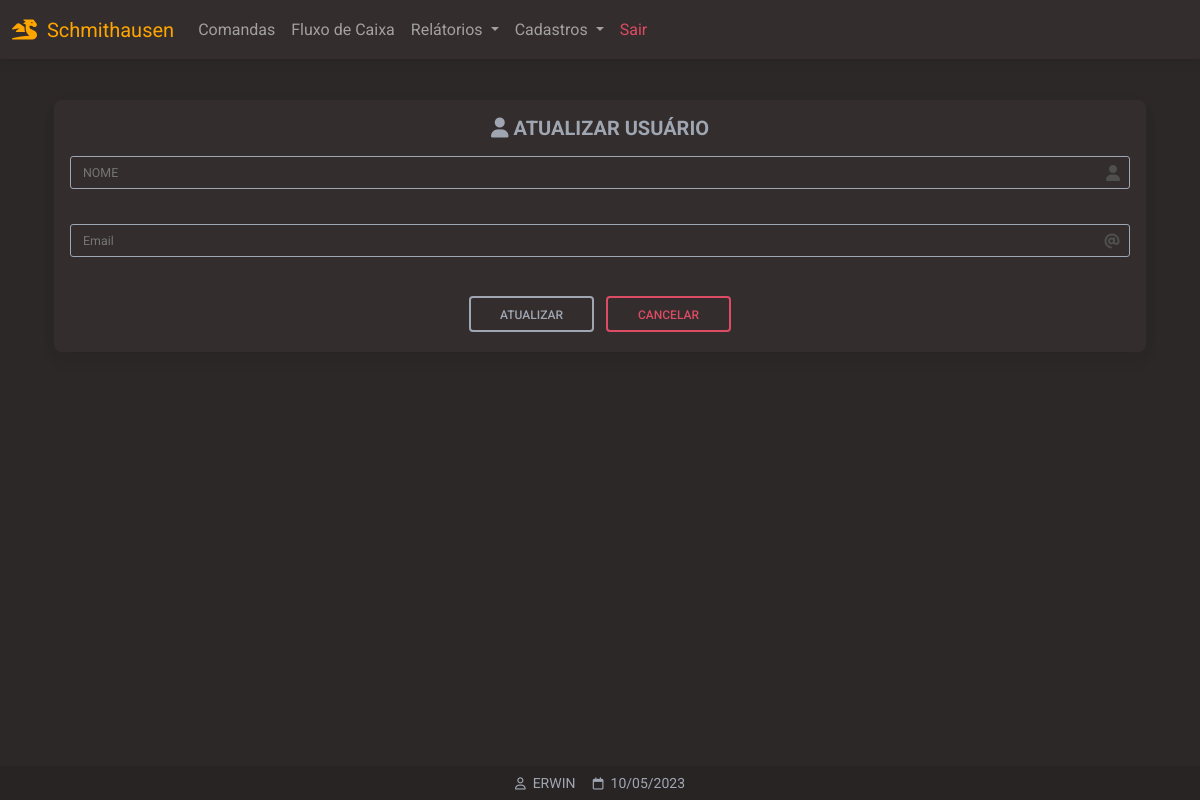
Before: /usuarios_atualizar/2 (signed in) with the older database file.
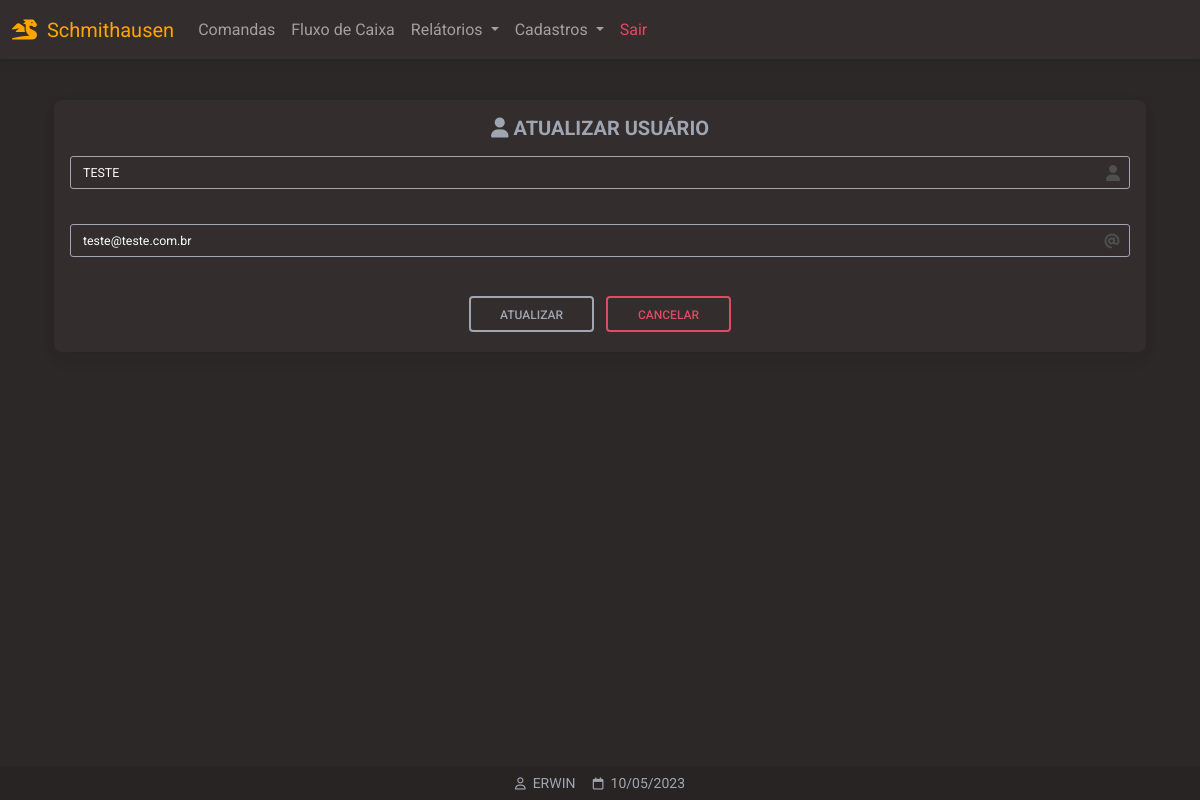
After: the same page with the newer database file.
### website/models.py (models this page shows)
class User(db.Model, UserMixin):
    id = db.Column(db.Integer, primary_key=True)
    email = db.Column(db.String(150), unique=True)
    password = db.Column(db.String(150))
    first_name = db.Column(db.String(150))
    notes = db.relationship('Note')

### website/views.py (the view)
@views.route('/usuarios_atualizar/<int:id>', methods=['GET','POST'])
@login_required
def atualizarUsuarios(id):
    form = CadastroUsuario()
    get_users = User.query.get(id)
    if request.method == 'GET':
        if id != 1:
            return render_template('usuarios_atualizar.html',
                user=current_user,
                data=data,
                form=form,
                u=get_users
                )
        else:
            flash('NÃO PODE SER EDITADO!')
            return redirect(url_for('views.usuarios'))
    if request.method == 'POST':
        print(request.form.get('nome'))
        print(request.form.get('email'))
    return redirect(url_for('views.usuarios'))

### website/forms.py
class CadastroUsuario(FlaskForm):
	nome = StringField(
		'Nome',
		validators= [
		DataRequired(message=("Este campo é obrigatório!")),
		Length(min=4, message=("Pelo menos 4 caracteres!"))
		])
	email = EmailField(
		'Email',
		validators = [
		DataRequired(message=('Este campo é obrigatório!')),
		Email(message=('Digite um email válido!')),
		])
	senha = PasswordField(
		'Senha',
		validators = [
		DataRequired(message=('Este campo é obrigatório!')),
		Length(min=6, message=('Pelo menos 6 caracteres!')),
		EqualTo('confirmar', message=("Senhas não conferem!"))
		])
	confirmar = PasswordField(
		'Senha (Confirmar)',
		validators = [
		DataRequired(message=('Este campo é obrigatório!')),
		Length(min=6, message=('Pelo menos 6 caracteres!'))
		])

### website/__init__.py (called while the page is built)
def create_app():
    app = Flask(__name__)
    app.config['SECRET_KEY'] = 'hjshjhdjah kjshkjdhjs'
    app.config['SQLALCHEMY_DATABASE_URI'] = f'sqlite:///{DB_NAME}'
    db.init_app(app)
    from .views import views
    from .auth import auth
    app.register_blueprint(views, url_prefix='/')
    app.register_blueprint(auth, url_prefix='/')
    from .models import User, Note
    with app.app_context():
        db.create_all()
    login_manager = LoginManager()
    login_manager.login_view = 'auth.login'
    login_manager.login_message = u"FAVOR EFETUAR LOGIN!"
    login_manager.init_app(app)
    @login_manager.user_loader
    def load_user(id):
        return User.query.get(int(id))
    return app

### website/templates/usuarios_atualizar.html (shortened to what this page needs)
{% extends "base.html" %}
{% block content %}
{% set nome = u.first_name %}
{% set email = u.email %}
<div class="container pt-5">
            <form
            method="POST"
            class="form-outline form-white mb-4 mt-1 m-auto card bg-dark p-3 larg-max"
            action="/usuarios_atualizar/{{ u.id }}"
            novalidate
            >
            <h2 align="center" class="fw-bold mb-1 text-uppercase text-secondary mb-3 h5">
            <i class="fa-solid fa-user"></i>
            ATUALIZAR USUÁRIO</h2>
            <div class="form-outline">
            {{ form.nome(class='myInputs form-control-sm', placeholder= form.nome.label.text, style='text-transform:uppercase',value=nome, autofocus='true') }}
            </div>
            <div class="form-outline">
            {{ form.email(class='myInputs form-control-sm', placeholder= form.email.label.text, value=email) }}
            </div>
            <div class="text-center">
                  <input style="width:125px" type="submit" value="ATUALIZAR" class="btn btn-outline-light m-1" />
                  <a     style="width:125px" href="" class="btn btn-outline-danger m-1">CANCELAR</a>
            </div>
            </form>
</div>
{% endblock %}
{% block titlefooter %}
<span style="color:#9FA6B2">
&nbsp;{{ user.first_name.split()[0] | upper }}
<span style="color:#9FA6B2">
&nbsp;{{ data.strftime('%d/%m/%Y') }}
</span>
{% endblock %}

### website/templates/base.html (shortened to what this page needs)
<!DOCTYPE html>
<html lang="pt-br">
<head>
<link rel="stylesheet" href="https://cdnjs.cloudflare.com/ajax/libs/font-awesome/6.0.0/css/all.min.css"/>
<link rel="stylesheet" type="text/css"       href="{{ url_for('static', filename='css/mdb.min.css')      }}">
<link rel="stylesheet" type="text/css"       href="{{ url_for('static', filename='css/base.css')         }}">
</head>
<body class="dark-ligth">
<div class="container pt-5" >
<nav class="navbar navbar-expand-lg bg-dark fixed-top navbar-dark ">
  <div class="container-fluid">
    <a class="navbar-brand" style="color: orange;pointer-events: none;"><i class="fa-solid fa-dragon"></i>&nbsp;&nbsp;Schmithausen</a>
    {% if user.is_authenticated %}
    <div class="collapse navbar-collapse" id="navbarSupportedContent">
      <ul class="navbar-nav me-auto mb-2 mb-lg-0 my-navbar">
        <li class="nav-item">
          <a class="nav-link" href="/comandas">Comandas</a>
        </li>
        <li class="nav-item">
          <a class="nav-link" href="#">Fluxo de Caixa</a>
        </li>
        <li class="nav-item dropdown">
          <a class="nav-link dropdown-toggle" href="#" id="navbarDropdown" role="button" data-mdb-toggle="dropdown" aria-expanded="false">
            Relátorios
          </a>
        </li>
        <li class="nav-item dropdown">
          <a class="nav-link dropdown-toggle" href="#" id="navbarDropdown" role="button" data-mdb-toggle="dropdown" aria-expanded="false">
            Cadastros
          </a>
            <li class="nav-item">
            <a class="nav-link text-danger" href="/logout">Sair</a>
            </li>
        {% endif %}
        </li>
      </ul>
    </div>
  </div>
</nav>
  {% block content %}
  {% endblock %}
<footer class="bg-dark text-center text-white fixed-bottom">
  <div class="text-center p-1" style="background-color: rgba(0, 0, 0, 0.2)">
   <small style="color:orange;">
   {% block titlefooter %}{% endblock %}
   </small>
  </div>
</footer>
</div>
</body>
</html>

### website/static/css/base.css (style rules this page uses)
:root { --color-orange: orange; --color-primary: #3B71CA; --color-secondary: #9FA6B2; --color-success: #14A44D; --color-danger: #DC4C64; --color-warning: #E4A11B; --color-info: #54B4D3; --color-ligth:#FBFBFB; --color-dark:#332D2D; --color-dark-ligth: #2d2828; }
.btn-outline-light { border: 2px solid var(--color-secondary); color: var(--color-secondary); }
.myInputs { width: 100%; border: 1px solid var(--color-secondary); background-color: var(--color-dark); color: var(--color-ligth); padding: 0.35rem; padding-left: 0.75rem; border-radius: 3px; }
.larg-max { max-width: 1200px!important; }
.dark-ligth { background-color: var(--color-dark-ligth); }
.form-outline { margin-bottom: 35px!important; }

Changed rows visible on the page:
added User: email "teste@teste.com.br"
Other visible differences:
form field nome: (not shown) → "TESTE"
